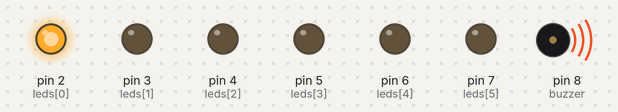
This sketch was run on a simulated Arduino Uno, built with avr-gcc and run on an emulated ATmega328P. Shown: output pins drawn as LEDs (lit = HIGH), buzzer (waves = sounding).

Above: at 0.15 s.
At 0.5 s:
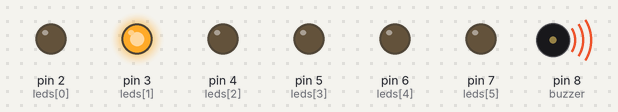
At 0.85 s:
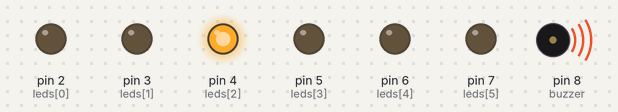
At 1.9 s:
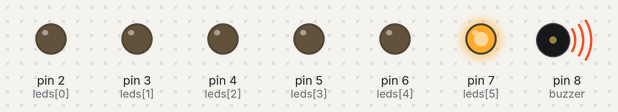
At 3.8 s:
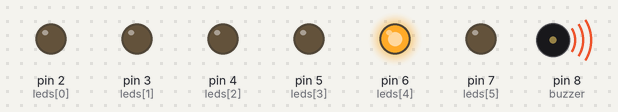
At 4.6 s:
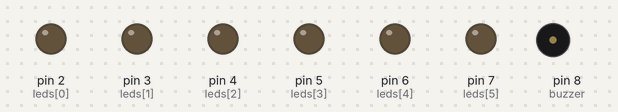
Timing chart, 0 to 5.9 s (numbered marks = the images above):
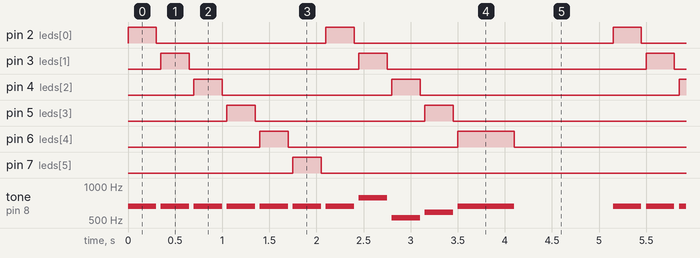

Measured:
- by itself, pin 2 (leds[0]), pin 3 (leds[1]), pin 4 (leds[2]), pin 5 (leds[3]): repeats every 5.2 s: LOW 1.8 s, HIGH 0.30 s, LOW 2.8 s, HIGH 0.30 s
- by itself, pin 6 (leds[4]): repeats every 5.2 s: LOW 1.8 s, HIGH 0.60 s, LOW 2.5 s, HIGH 0.30 s
- by itself, pin 7 (leds[5]): alternates HIGH for 0.30 s and LOW for 4.9 s
- by itself, tone on pin 8 (buzzer): plays 659 Hz for 0.30 s, 659 Hz for 0.30 s, 659 Hz for 0.30 s, 659 Hz for 0.30 s, 659 Hz for 0.30 s, 659 Hz for 0.30 s … (88 notes in this stretch)

The sketch:

musicaNavidad.ino
```cpp
// Pines
int buzzer = 8;
int leds[] = {2, 3, 4, 5, 6, 7}; // Puedes usar más LEDs si quieres

// Notas musicales (frecuencia en Hz)
int melody[] = {
  659, 659, 659, 659, 659, 659, 659, 784, 523, 587, 659
};

// Duración de cada nota (en milisegundos)
int noteDurations[] = {
  300, 300, 300, 300, 300, 300, 300, 300, 300, 300, 600
};

void setup() {
  pinMode(buzzer, OUTPUT);
  for (int i = 0; i < 6; i++) {
    pinMode(leds[i], OUTPUT);
  }
}

void loop() {
  for (int i = 0; i < 11; i++) {
    tone(buzzer, melody[i], noteDurations[i]);

    // Efecto de luces bailarinas
    digitalWrite(leds[i % 6], HIGH);
    delay(noteDurations[i]);
    digitalWrite(leds[i % 6], LOW);

    delay(50); // Pausa entre notas
  }

  delay(1000); // Pausa entre repeticiones
}
```
